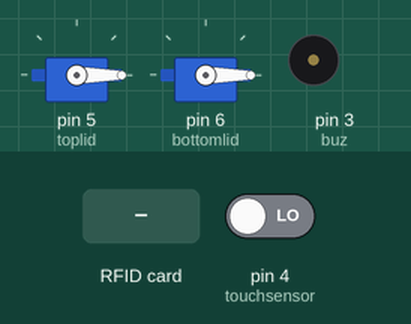
Recording of a sketch running on a simulated Arduino Uno, built with avr-gcc and run on an emulated ATmega328P. On the bench: 2 × servo, buzzer (waves = sounding). Inputs (shaded band) come from the test bench; at power-on: pin 4 (touchsensor) LOW.

Above: at 1.2 s.
1.3 s: pin 4 (touchsensor) driven HIGH
At 2.5 s:
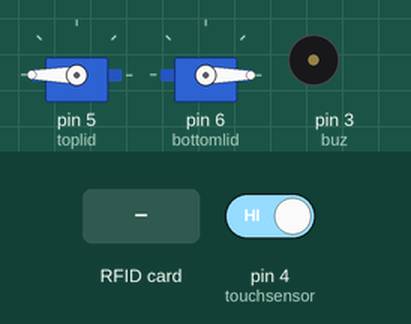
2.8 s: RFID card 33 9F CB 16 held to the reader
At 3.9 s:
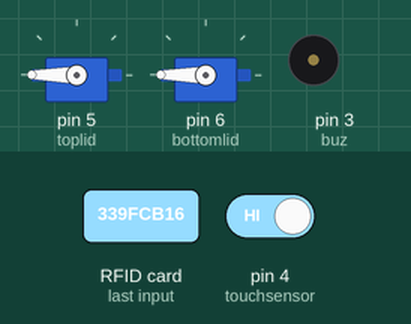
4.5 s: RFID card 5E 7A 19 C4 held to the reader
At 6.17 s:
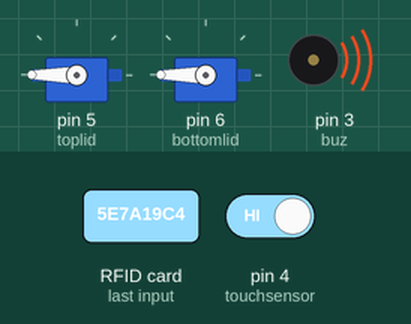
Timing chart, 0 to 7.7 s (numbered marks = the images above; inputs shaded):
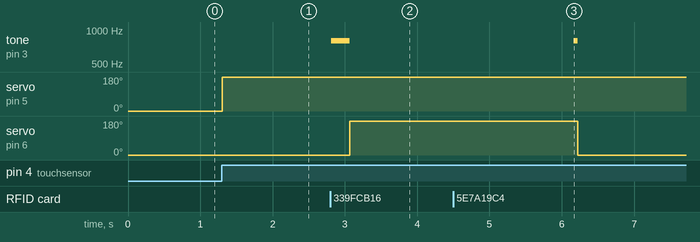

Measured:
- after the input at 1.3 s, servo on pin 5 (toplid): 0° → 180° at once
- after the input at 2.8 s, tone on pin 3 (buz): silent → 800 Hz at once, → silent 0.25 s later; servo on pin 6 (bottomlid): 0° → 180° after 0.26 s
- after the input at 4.5 s, tone on pin 3 (buz): silent → 800 Hz after 1.7 s, → silent 0.05 s later; servo on pin 6 (bottomlid): 180° → 0° after 1.7 s

The sketch:

Highly_Secured_Bank_Locker.ino
```cpp
/*
  Highly Secured Bank Locker

  Language: Arduino

  The circuit:

  - RFID module on digital pins 13,12,11,10,9 of Arduino
  - servo motors on digital pins 5 and 6
  - touch sensor on D4
  - buzzer on D3

  created 21 Sep 2021

  by Aspire Technologies

  for more references, you can visit the public domain

  http://www.arduino.cc/

*/


#include <SPI.h> //serial library
#include <MFRC522.h> //library for rfid module
#include<Servo.h> //servo library
#define SS_PIN 10 //defining ss pin
#define RST_PIN 9 //defining rst pin
int buz = 3;
int touchsensor = 4;
int touch; //variable created for storing the input of the touch sensor
String clone = ""; //string created for storing the card uid when it is approached to the reader
bool owner = false, lockopen = false, threat = false; //initially setting the boolean variable statuses false
MFRC522 mfrc522(SS_PIN, RST_PIN); //object creation for rfid module
Servo toplid; //object creation for servo1 (shutter)
Servo bottomlid; //object creation for servo2 (locker)

void setup()
{
  SPI.begin(); // Initiate  SPI bus
  mfrc522.PCD_Init(); // Initiate MFRC522
  toplid.attach(5);
  bottomlid.attach(6);
  toplid.write(0); //initially setting the shutter to 0 degrees means the gate is closed
  bottomlid.write(0); //initially setting the locker to 0 degrees means the gate is closed
  pinMode(buz, OUTPUT); //pin mode declerations
  pinMode(touchsensor, INPUT);
}
void loop()
{
  touch = digitalRead(touchsensor); //assigning the input of touch sensor to the created variable
  if (touch == HIGH) //when a person touches the touch sensor
  {
    toplid.write(180); //shutter opens
  }


  if ( ! mfrc522.PICC_IsNewCardPresent()) // Look for new cards
  {
    return;
  }
  if ( ! mfrc522.PICC_ReadCardSerial()) // Select one of the cards
  {
    return;
  }
  String content; //main string created to store the uid
  byte letter;
  for (byte i = 0; i < mfrc522.uid.size; i++)
  {
    content.concat(String(mfrc522.uid.uidByte[i] < 0x10 ? " 0" : " "));
    content.concat(String(mfrc522.uid.uidByte[i], HEX));
  }
  content.toUpperCase();
  clone = content.substring(1); //assigning the substring 1 value to the created string variable
  if (clone == "33 9F CB 16" && lockopen == false) //when the uid is genuine and locker is closed(change here the UID of the card/cards that you want to give access)
  {
    tone(buz, 800); //buzzer beeps while reading the card
    delay(250);
    noTone(buz);
    bottomlid.write(180); //locker opens
    lockopen = true; //lock open status changed
    threat = false; //no threat
    clone = ""; //reset the string in the end
    delay(3000); //giving 3 seconds delay before reading the next
  }

  if (clone == "33 9F CB 16" && lockopen == true) //when approximating the same card after the locker is opened
  {
  tone(buz, 800);
  delay(150);
  noTone(buz);
  bottomlid.write(0); //locker closed
  toplid.write(0); //shutter closed
  lockopen = false;
  threat = false;
  clone = "";
  delay(3000);
}
if (clone != "" && clone != "33 9F CB 16") //when approximating the wrong card
{
  threat = true; //threat enables
  clone = "";
}
if (clone == "" && threat == true) //alarm on!!
{
  tone(buz, 800);
  delay(50);
  noTone(buz);
  bottomlid.write(0);
  lockopen = false;
  clone = "";
}
delay(100);
}
```
